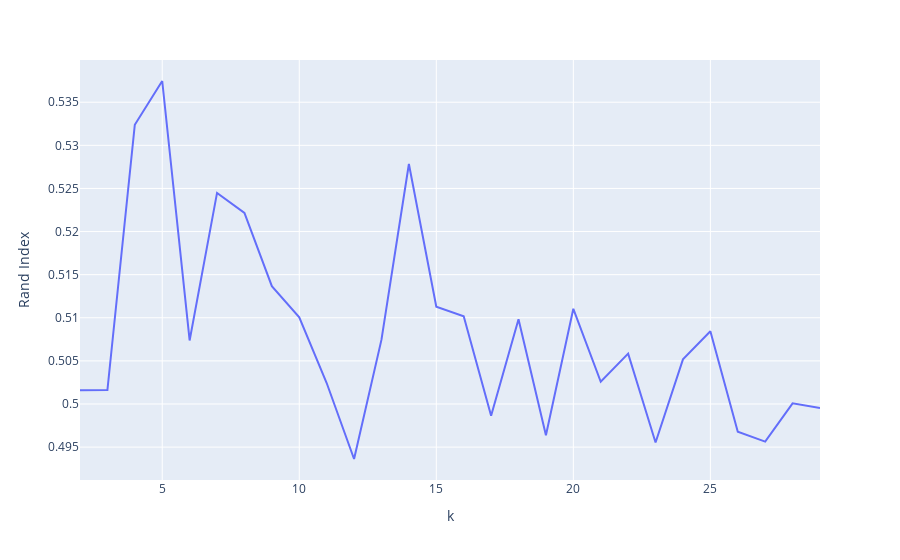

This figure's notebook cell:
### Code cell
df = pd.DataFrame({'k': k, 'Calinski-Harabasz Score': ch_idx, "Rand Index": rand_idx, "Homogeneity": homogeneity})
fig = px.line(df, x='k', y='Rand Index')
fig.show()

### Figure 1 — Plotly figure (JSON) as saved in the notebook; plotly's stock layout.template omitted (floating-point values rounded to 4 significant figures)
{"data": [{"hovertemplate": "k=%{x}<br>Rand Index=%{y}<extra></extra>", "legendgroup": "", "line": {"color": "#636efa", "dash": "solid"}, "mode": "lines", "name": "", "orientation": "v", "showlegend": false, "type": "scatter", "x": [2, 3, 4, 5, 6, 7, 8, 9, 10, 11, 12, 13, 14, 15, 16, 17, 18, 19, 20, 21, 22, 23, 24, 25, 26, 27, 28, 29], "xaxis": "x", "y": [0.5016, 0.5016, 0.5324, 0.5375, 0.5074, 0.5245, 0.5222, 0.5137, 0.5101, 0.5024, 0.4936, 0.5075, 0.5278, 0.5113, 0.5102, 0.4986, 0.5098, 0.4964, 0.511, 0.5026, 0.5058, 0.4955, 0.5052, 0.5084, 0.4968, 0.4956, 0.5001, 0.4995], "yaxis": "y"}], "layout": {"legend": {"tracegroupgap": 0}, "margin": {"t": 60}, "xaxis": {"anchor": "y", "domain": [0, 1], "title": {"text": "k"}}, "yaxis": {"anchor": "x", "domain": [0, 1], "title": {"text": "Rand Index"}}}}
